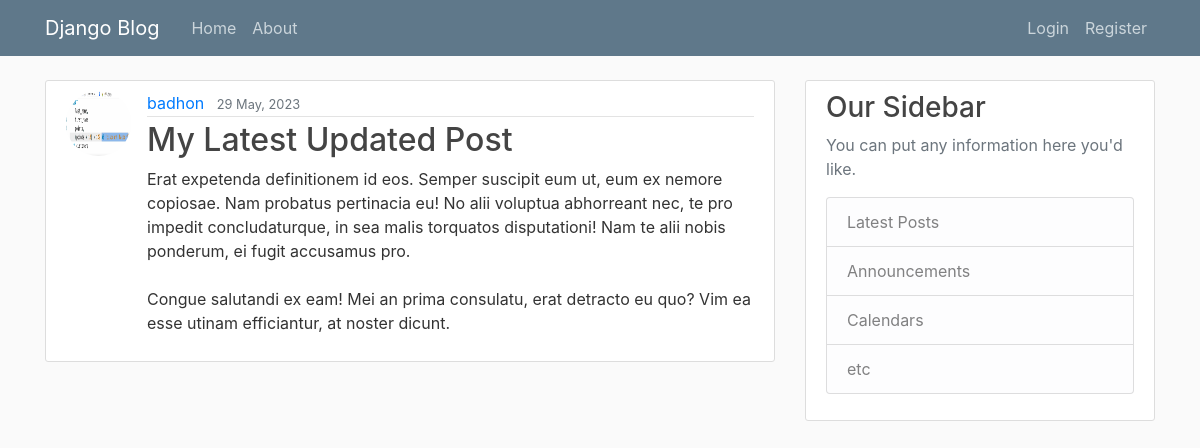
Screenshot of /post/28/ with the database file from the repository.
### blog/models.py (models this page shows, shortened)
class Post(models.Model):
    title = models.CharField(max_length=100)
    content = models.TextField()
    date_posted = models.DateTimeField(default=timezone.now)
    author = models.ForeignKey(User, on_delete= models.CASCADE)

### users/models.py (models this page shows)
class Profile(models.Model):
    user = models.OneToOneField(User, on_delete=models.CASCADE)
    image = models.ImageField(default='default.jpg', upload_to = 'profile_pics')

### blog/views.py (the view)
# urls.py: path('post/<int:pk>/', views.PostDetailView.as_view(), name = 'post-detail'), #pk  means primary key. post/<int:pk> means it will got to post/primary key. here primary key post id.
class PostDetailView(DetailView): #<app>/<model>_<viewpoint>.html --> ei jaigai khujbe era here app name is blog and model name is Post. and viewpoint would be detail
    model = Post

### blog/templates/blog/post_detail.html (shortened to what this page needs)
{% extends 'blog/base.html'%}
{% block content %}
    <article class="media content-section">
        <img class="rounded-circle article-img" src="{{ object.author.profile.image.url }}">
        <div class="media-body">
            <div class="article-metadata">
            <a class="mr-2" href="#">{{ object.author }}</a>
            <small class="text-muted">{{ object.date_posted|date:'d F, Y'}}</small>
            </div>
            <h2 class="article-title">{{ object.title }}</h2>
            <p class="article-content">{{ object.content }}</p>
        </div>
        </article>
{% endblock content %}

### blog/static/blog/main.css (style rules this page uses)
body { background: #fafafa; color: #333333; margin-top: 5rem; }
h1, h2, h3, h4, h5, h6 { color: #444444; }
.content-section { background: #ffffff; padding: 10px 20px; border: 1px solid #dddddd; border-radius: 3px; margin-bottom: 20px; }
.article-title { color: #444444; }
.article-content { white-space: pre-line; }
.article-img { height: 65px; width: 65px; margin-right: 16px; }
.article-metadata { padding-bottom: 1px; margin-bottom: 4px; border-bottom: 1px solid #e3e3e3 }

### rows the page displays
Post: author.profile.image (picture), author "badhon", date_posted "29 May, 2023", title "My Latest Updated Post", content "Erat expetenda definitionem id eos. Semper suscipit eum ut, eum ex nemore copiosae. Nam probatus pertinacia eu! No alii voluptua abhorreant nec, te pro impedit concludaturque, in sea malis torquatos disputationi! Nam te alii nobis ponderum, ei fugit accusamus pro. Congue salutandi ex eam! Mei an prima consulatu, erat detracto eu quo? Vim ea esse utinam efficiantur, at noster dicunt."
